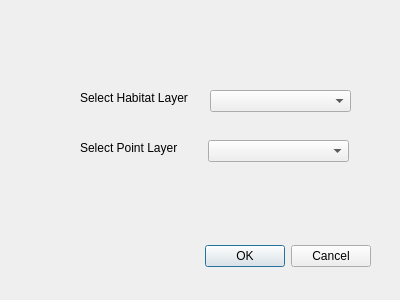
<?xml version="1.0" encoding="UTF-8"?>
<ui version="4.0">
 <class>PointCorrectionDialogBase</class>
 <widget class="QDialog" name="PointCorrectionDialogBase">
  <property name="geometry">
   <rect>
    <x>0</x>
    <y>0</y>
    <width>400</width>
    <height>300</height>
   </rect>
  </property>
  <property name="windowTitle">
   <string>Make Corrections to Point File</string>
  </property>
  <widget class="QDialogButtonBox" name="button_box">
   <property name="geometry">
    <rect>
     <x>30</x>
     <y>240</y>
     <width>341</width>
     <height>32</height>
    </rect>
   </property>
   <property name="orientation">
    <enum>Qt::Horizontal</enum>
   </property>
   <property name="standardButtons">
    <set>QDialogButtonBox::Cancel|QDialogButtonBox::Ok</set>
   </property>
  </widget>
  <widget class="QLabel" name="label">
   <property name="geometry">
    <rect>
     <x>80</x>
     <y>90</y>
     <width>111</width>
     <height>16</height>
    </rect>
   </property>
   <property name="text">
    <string>Select Habitat Layer</string>
   </property>
  </widget>
  <widget class="QLabel" name="label_2">
   <property name="geometry">
    <rect>
     <x>80</x>
     <y>140</y>
     <width>101</width>
     <height>16</height>
    </rect>
   </property>
   <property name="text">
    <string>Select Point Layer</string>
   </property>
  </widget>
  <widget class="QComboBox" name="comboBox">
   <property name="geometry">
    <rect>
     <x>210</x>
     <y>90</y>
     <width>141</width>
     <height>22</height>
    </rect>
   </property>
  </widget>
  <widget class="QComboBox" name="comboBox_2">
   <property name="geometry">
    <rect>
     <x>208</x>
     <y>140</y>
     <width>141</width>
     <height>22</height>
    </rect>
   </property>
  </widget>
 </widget>
 <resources/>
 <connections>
  <connection>
   <sender>button_box</sender>
   <signal>accepted()</signal>
   <receiver>PointCorrectionDialogBase</receiver>
   <slot>accept()</slot>
   <hints>
    <hint type="sourcelabel">
     <x>20</x>
     <y>20</y>
    </hint>
    <hint type="destinationlabel">
     <x>20</x>
     <y>20</y>
    </hint>
   </hints>
  </connection>
  <connection>
   <sender>button_box</sender>
   <signal>rejected()</signal>
   <receiver>PointCorrectionDialogBase</receiver>
   <slot>reject()</slot>
   <hints>
    <hint type="sourcelabel">
     <x>20</x>
     <y>20</y>
    </hint>
    <hint type="destinationlabel">
     <x>20</x>
     <y>20</y>
    </hint>
   </hints>
  </connection>
 </connections>
</ui>
